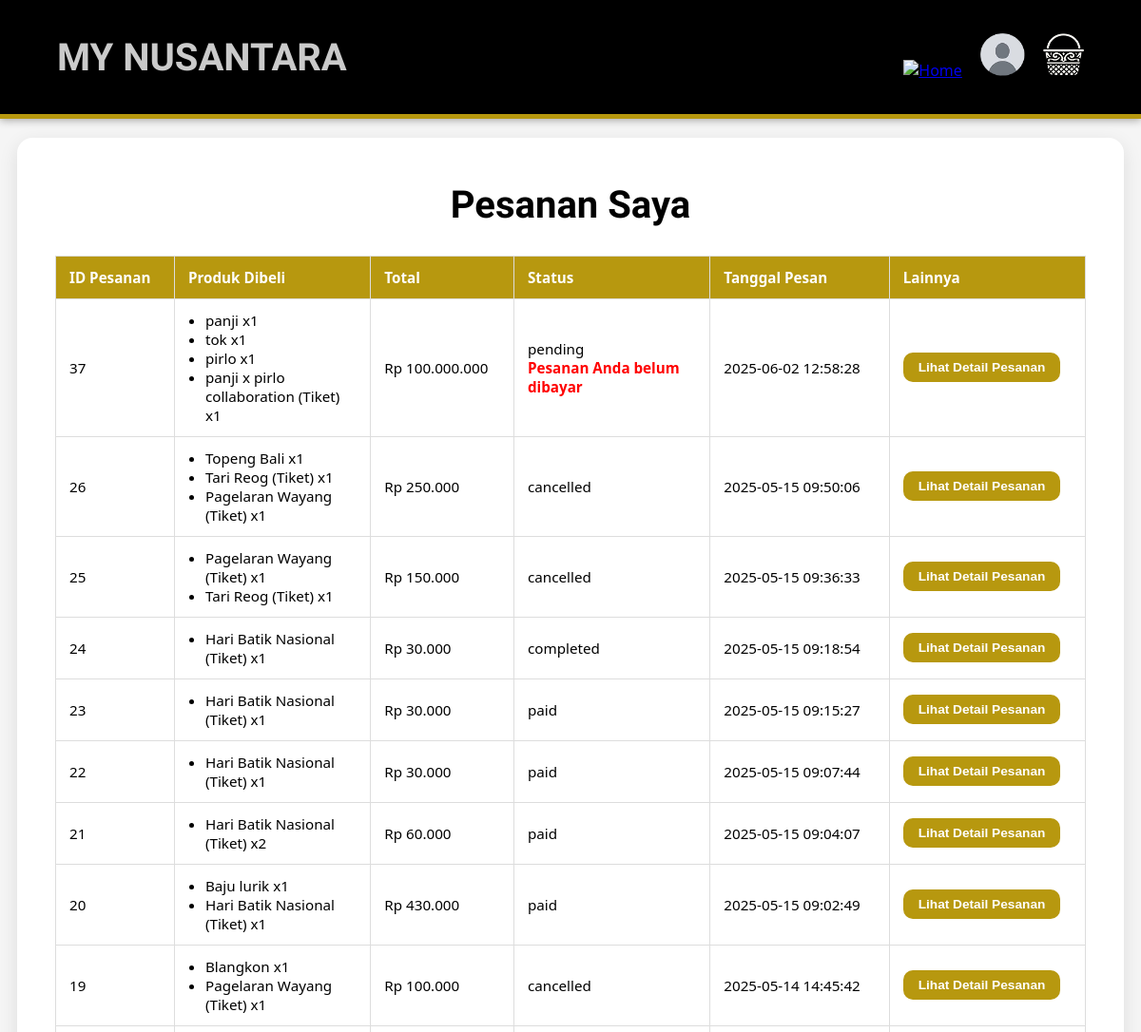
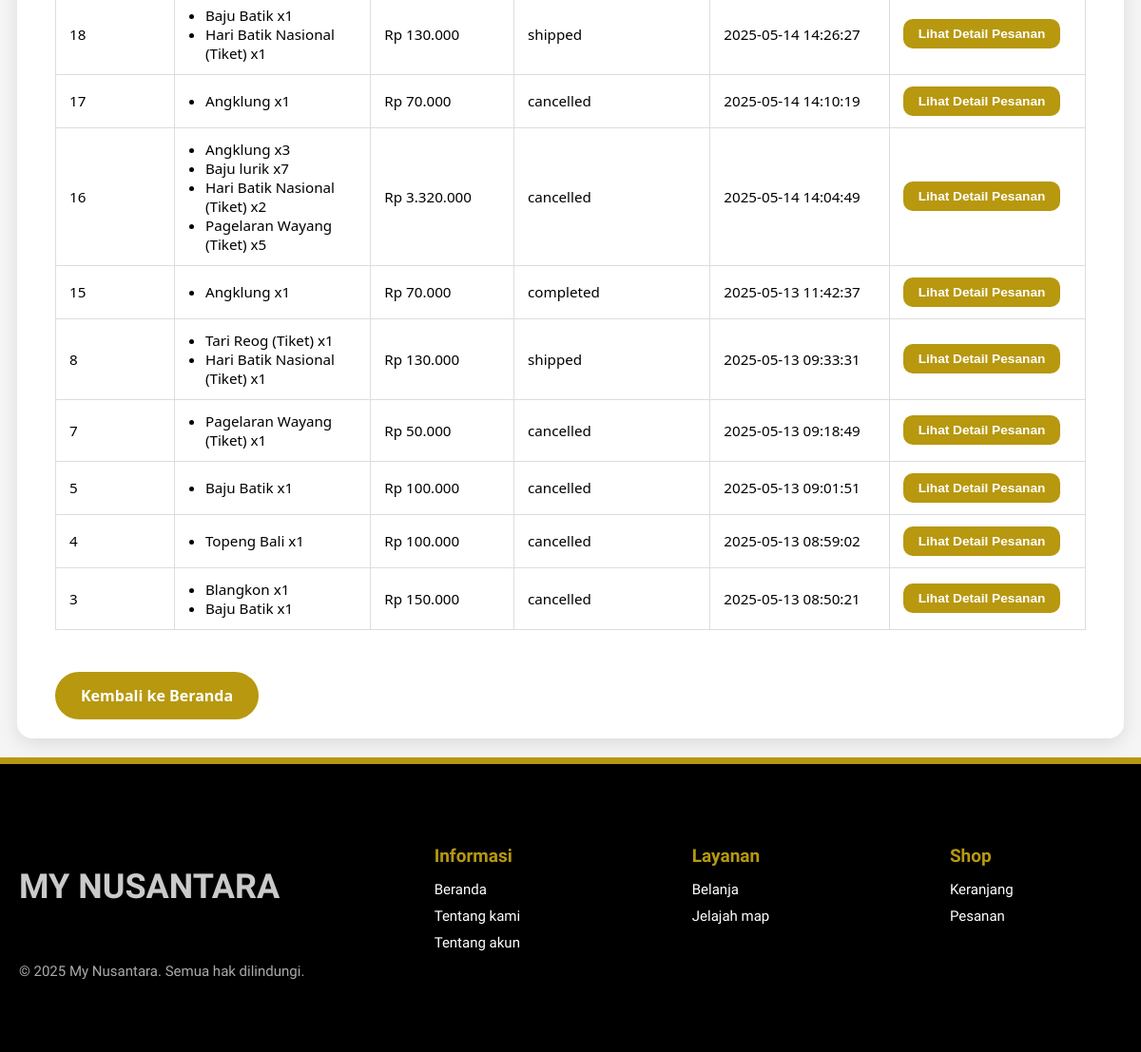
Page /beranda/pesanan.php?error=invalid_order_id (signed in) on the committed database (2 pictures, top to bottom).
### tables this page shows
CREATE TABLE `orders` (
  `id` int(11) NOT NULL,
  `user_id` int(11) DEFAULT NULL,
  `name` varchar(255) NOT NULL,
  `email` varchar(255) NOT NULL,
  `phone` varchar(50) NOT NULL,
  `address` text NOT NULL,
  `payment_method` varchar(100) NOT NULL,
  `total_amount` decimal(10,2) NOT NULL,
  `status` varchar(50) DEFAULT 'pending',
  `created_at` datetime DEFAULT current_timestamp(),
  `updated_at` datetime DEFAULT current_timestamp() ON UPDATE current_timestamp(),
  `payment_proof` varchar(255) DEFAULT NULL
);

### beranda/pesanan.php (the view, shortened to what this page needs)
<?php
include 'connect.php';
$user_id = $_SESSION['user']['id'];
$query = "SELECT * FROM orders WHERE user_id = ? ORDER BY created_at DESC";
$stmt = $conn->prepare($query);
$stmt->bind_param("i", $user_id);
$stmt->execute();
$result = $stmt->get_result();
?>
<!DOCTYPE html>
<html lang="id">
<head>
    <link rel="stylesheet" href="/MY_NUSANTARA/css/pesanan.css" />
</head>
<body>
    <?php include 'header.php'; ?>
    <div class="pesanan-container">
        <h1>Pesanan Saya</h1>
        <?php if ($result && $result->num_rows > 0): ?>
            <table class="pesanan-table">
                <thead>
                    <tr>
                        <th>ID Pesanan</th>
                        <th>Produk Dibeli</th>
                        <th>Total</th>
                        <th>Status</th>
                        <th>Tanggal Pesan</th>
                        <th>Lainnya</th>
                    </tr>
                </thead>
                <tbody>
                <?php while ($order = $result->fetch_assoc()): ?>
                    <?php
                    $order_id = $order['id'];
                    $items_query = "SELECT oi.quantity, COALESCE(b.nama_barang, a.nama_acara) AS product_name, (a.id_acara IS NOT NULL) AS is_ticket FROM order_items oi LEFT JOIN barang_tradisional b ON oi.product_id = b.id_barang LEFT JOIN acara a ON oi.product_id = a.id_acara WHERE oi.order_id = ?";
                    $items_stmt = $conn->prepare($items_query);
                    $items_stmt->bind_param("i", $order_id);
                    $items_stmt->execute();
                    $items_result = $items_stmt->get_result();
                    ?>
                    <tr>
                        <td><?php echo $order['id']; ?></td>
                        <td>
                            <ul style="padding-left: 18px; margin: 0;">
                                <?php while ($item = $items_result->fetch_assoc()): ?>
                                    <li>
                                        <?php
                                            echo htmlspecialchars($item['product_name']);
                                            if ($item['is_ticket']) {
                                                echo ' (Tiket)';
                                            }
                                            echo ' x' . $item['quantity'];
                                        ?>
                                    </li>
                                <?php endwhile; ?>
                            </ul>
                        </td>
                        <td>Rp <?php echo number_format($order['total_amount'], 0, ",", "."); ?></td>
                        <td>
                            <?php
                                echo htmlspecialchars($order['status']);
                                if ($order['status'] === 'pending' && $order['payment_method'] === 'ewallet'):
                            ?>
                                <br><span style="color: red; font-weight: bold;">Pesanan Anda belum dibayar</span>
                            <?php endif; ?>
                        </td>
                        <td><?php echo htmlspecialchars($order['created_at']); ?></td>
                        <td>
                            <button class="btn-lihat" onclick="toggleDetails(<?php echo $order['id']; ?>)">Lihat Detail Pesanan</button>
                        </td>
                    </tr>
                <?php endwhile; ?>
                </tbody>
            </table>
        <?php else: ?>
            <p>Kamu belum memiliki pesanan, belanja yuk!!</p>
        <?php endif; ?><br><br>
        <a href="index1.php" class="buy-button">Kembali ke Beranda</a>
    </div>
    <?php include 'footer.php'; ?>
</body>
</html>

### css/pesanan.css (style rules this page uses)
body { margin: 0; font-family: 'Segoe UI', sans-serif; background-color: #f5f5f5; }
.pesanan-container { width: 97vw; margin: 20px auto; background: #fff; padding: 20px 40px; border-radius: 16px; box-shadow: 0 6px 20px rgba(0, 0, 0, 0.1); box-sizing: border-box; }
.pesanan-container h1 { color: #000000; font-family: 'El Messiri', serif; font-size: 2.5em; text-align: center; margin-bottom: 30px; font-family: el messiri; }
.pesanan-table { width: 100%; border-collapse: collapse; font-size: 0.95em; min-width: 0; }
.pesanan-table thead tr { background-color: #b7980f; color: #fff; text-align: left; }
.pesanan-table th, .pesanan-table td { padding: 12px 14px; border: 1px solid #ddd; vertical-align: middle; word-wrap: break-word; max-width: 160px; }
.btn-lihat { background-color: #b7980f; color: #fff; padding: 8px 16px; border: none; border-radius: 10px; font-size: 0.9em; font-weight: bold; cursor: pointer; transition: 0.3s; text-decoration: none; }
.buy-button { background-color: #b7980f; color: #fff; padding: 12px 25px; border-radius: 25px; text-decoration: none; transition: background 0.3s ease, color 0.3s ease; border: 2px solid #b7980f; cursor: pointer; font-weight: 600; font-size: 1em; display: inline-block; text-align: center; }

### rows in the picture
orders: id "37", product_name "panji", quantity "1", product_name "tok", product_name "pirlo", product_name "panji x pirlo collaboration", total_amount "100.000.000", status "pending", payment_method "Pesanan Anda belum dibayar", created_at "2025-06-02 12:58:28"
orders: id "26", product_name "Topeng Bali", quantity "1", product_name "Tari Reog", product_name "Pagelaran Wayang", total_amount "250.000", status "cancelled", created_at "2025-05-15 09:50:06"
orders: id "25", product_name "Pagelaran Wayang", quantity "1", product_name "Tari Reog", total_amount "150.000", status "cancelled", created_at "2025-05-15 09:36:33"
orders: id "24", product_name "Hari Batik Nasional", quantity "1", total_amount "30.000", status "completed", created_at "2025-05-15 09:18:54"
orders: id "23", product_name "Hari Batik Nasional", quantity "1", total_amount "30.000", status "paid", created_at "2025-05-15 09:15:27"
orders: id "22", product_name "Hari Batik Nasional", quantity "1", total_amount "30.000", status "paid", created_at "2025-05-15 09:07:44"
orders: id "21", product_name "Hari Batik Nasional", quantity "2", total_amount "60.000", status "paid", created_at "2025-05-15 09:04:07"
orders: id "20", product_name "Baju lurik", quantity "1", product_name "Hari Batik Nasional", total_amount "430.000", status "paid", created_at "2025-05-15 09:02:49"
orders: id "19", product_name "Blangkon", quantity "1", product_name "Pagelaran Wayang", total_amount "100.000", status "cancelled", created_at "2025-05-14 14:45:42"
orders: id "18", product_name "Baju Batik", quantity "1", product_name "Hari Batik Nasional", total_amount "130.000", status "shipped", created_at "2025-05-14 14:26:27"
orders: id "17", product_name "Angklung", quantity "1", total_amount "70.000", status "cancelled", created_at "2025-05-14 14:10:19"
orders: id "16", product_name "Angklung", quantity "3", product_name "Baju lurik", quantity "7", product_name "Hari Batik Nasional", quantity "2", product_name "Pagelaran Wayang", quantity "5", total_amount "3.320.000", status "cancelled", created_at "2025-05-14 14:04:49"
orders: id "15", product_name "Angklung", quantity "1", total_amount "70.000", status "completed", created_at "2025-05-13 11:42:37"
orders: id "8", product_name "Tari Reog", quantity "1", product_name "Hari Batik Nasional", total_amount "130.000", status "shipped", created_at "2025-05-13 09:33:31"
orders: id "7", product_name "Pagelaran Wayang", quantity "1", total_amount "50.000", status "cancelled", created_at "2025-05-13 09:18:49"
orders: id "5", product_name "Baju Batik", quantity "1", total_amount "100.000", status "cancelled", created_at "2025-05-13 09:01:51"
orders: id "4", product_name "Topeng Bali", quantity "1", total_amount "100.000", status "cancelled", created_at "2025-05-13 08:59:02"
orders: id "3", product_name "Blangkon", quantity "1", product_name "Baju Batik", total_amount "150.000", status "cancelled", created_at "2025-05-13 08:50:21"
